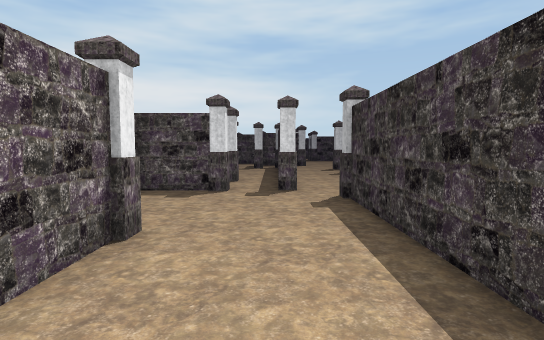
view 1 (above)

24 first-person views from a walk through a Unity game level. The camera is 1.4 m above the floor, tilts 4° down and sees 80° across. The floor is counted in squares, 1 m on a side. Each view is taken from the middle of a square. On the plan, view 1 faces up. The plan holds only what a view shows up to about 15 squares ahead; the rest is blank. The place goes on beyond the plan. The player character is not drawn. Door leaves are left out, so doorways stand open.

view 2
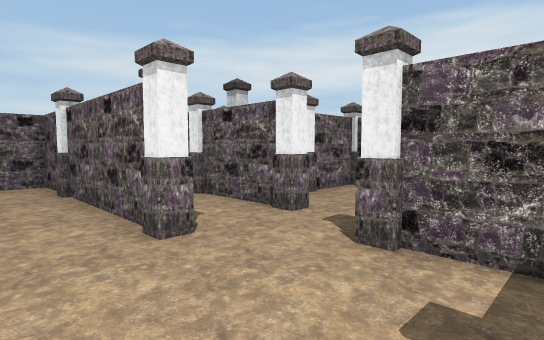

view 3
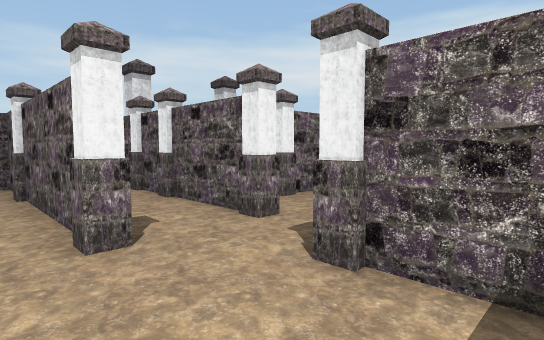

view 4
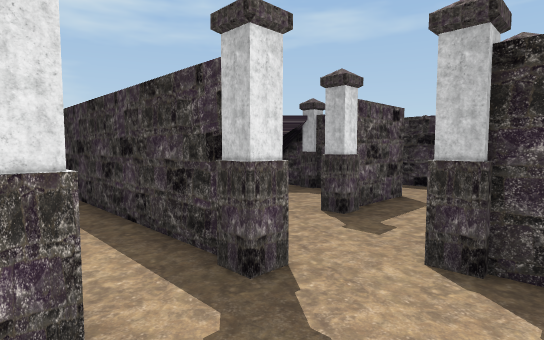

view 5
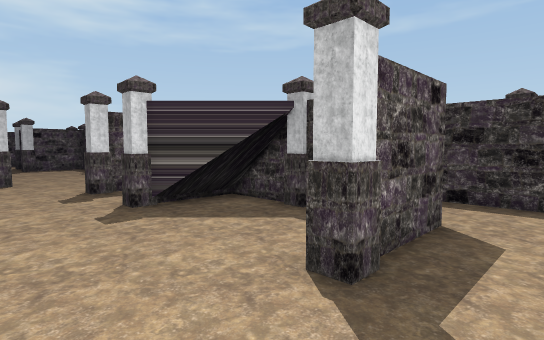

view 6
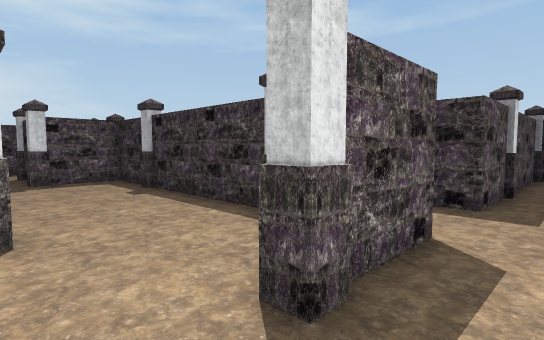

view 7
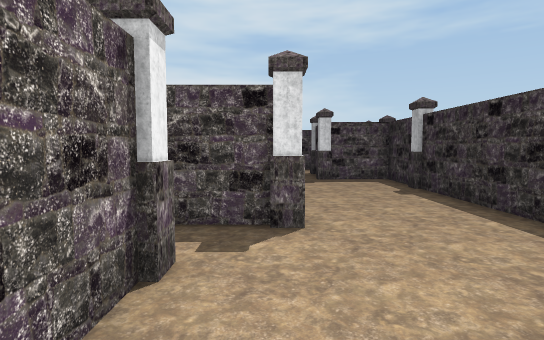

view 8
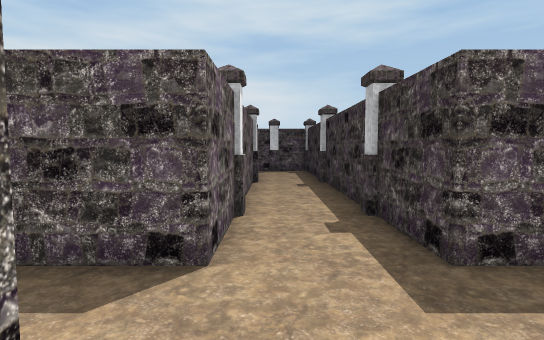

view 9
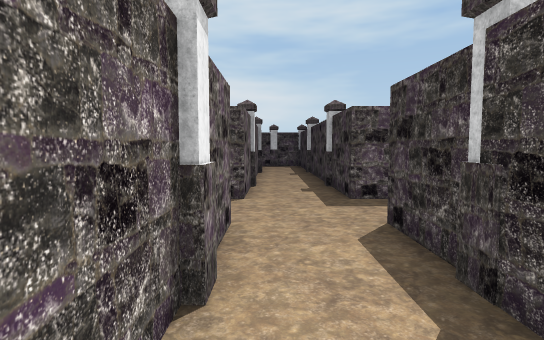

view 10
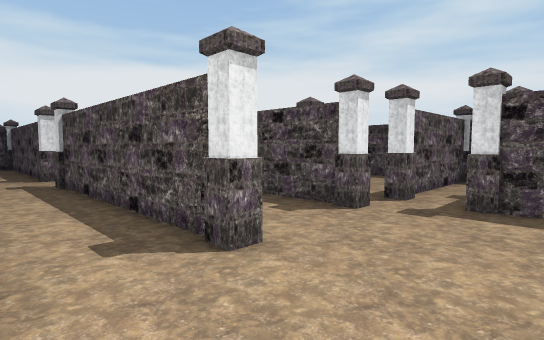

view 11
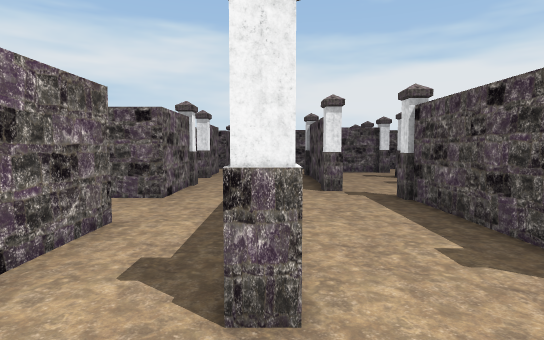

view 12
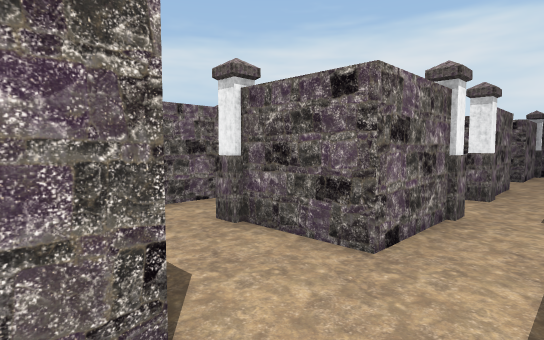

view 13
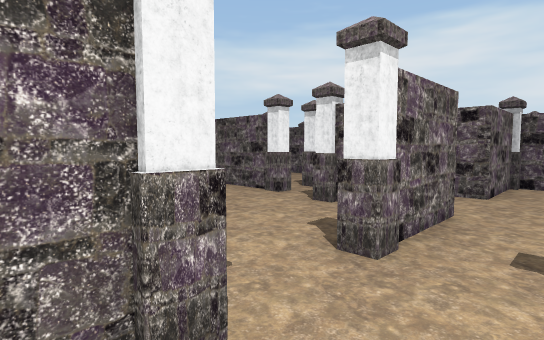

view 14
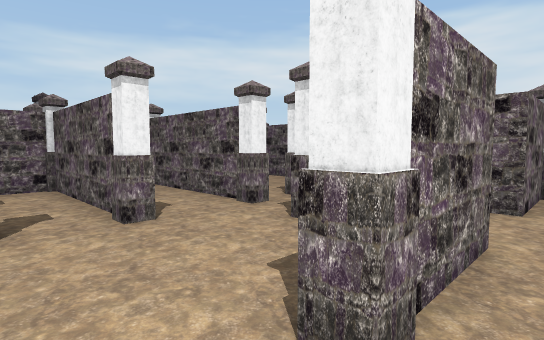

view 15
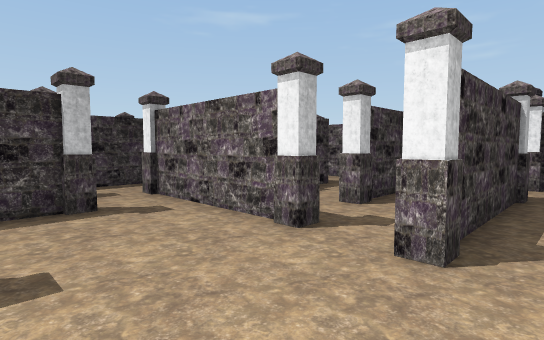

view 16
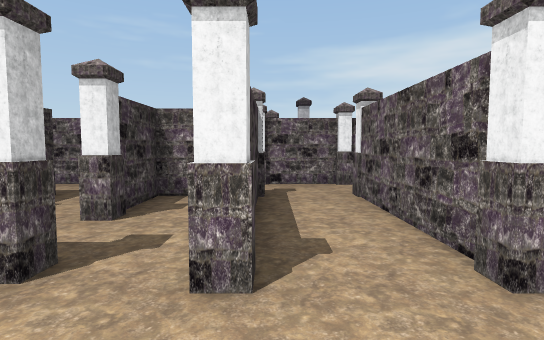

view 17
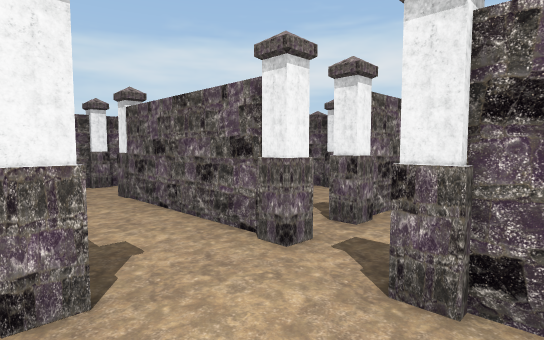

view 18
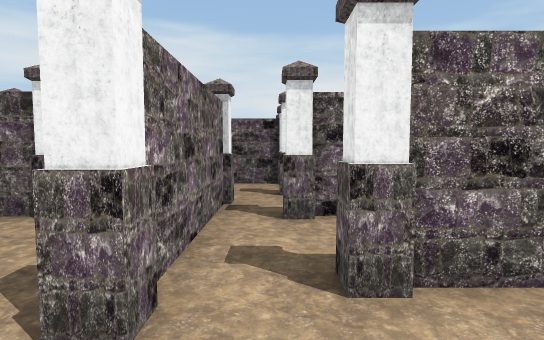

view 19
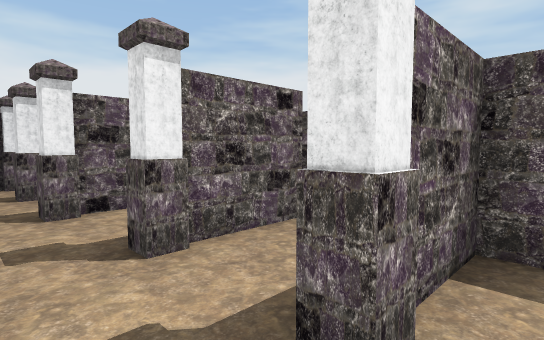

view 20
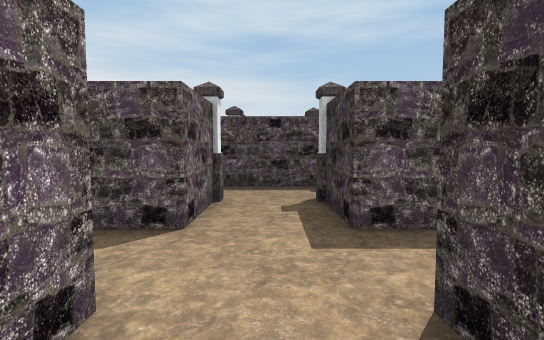

view 21
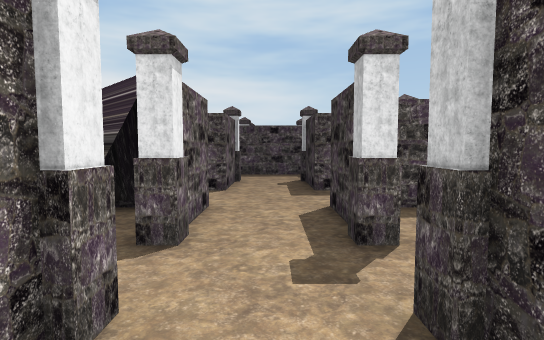

view 22
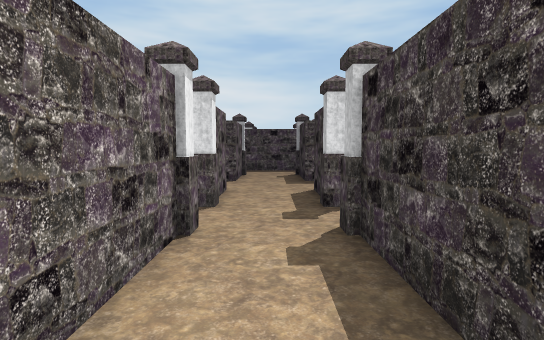

view 23
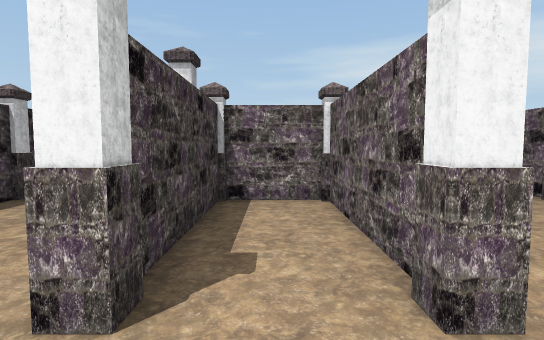

view 24
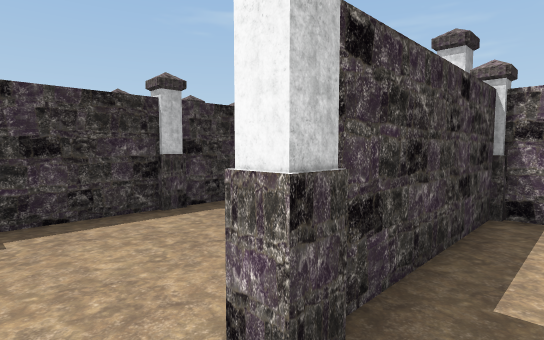

### Floor plan
Key: @ floor where view 1 was taken; # wall or solid block; . floor; C column; O other object.
Columns run from 26 left of view 1 to 11 right of it. Each row starts with its distance up from view 1.
 34                 O           C.#
 33                 ...         ..C###
 32                 ......C#####C....#..#
 31                  ................#..#
 30                 ####CC...........O..#
 29                   ...............O..O
 28        ##     ##C..C########C....O..O
 27              ....................O..O
 26       #..........................O..O
 25       C####..###C..C###..###C....O..O
 24           #..#........#.. .......C..C
 23       #.  #..#........#.. CC.....#..#
 22  C #. #C..C..C........C..O#......#..#
 21 #..C..C...................#...C###..##
 20 #....C#####C#O.#O.C.....C.# ..........
 19 #     ......O..O..C#####C.# ..........
 18        .... O..O....      # ..C###..#
 17       CC.CC O..O..CC      # ...###..#
 16       #..## O..O..#..     #.....##..#
 15       #...# O..O..# ..   .#......C..C
 14    OO##...###..CC## ..# C.#......#..#
 13    O .......C..C     ..  .#......#..#
 12       ..........      .  .#...C###..#
 11       #..###C###C    ###C.CC........#
 10      ##..# .         #............
  9      ##..#..         #......C O
  8      .CC.#C          #C.....#
  7       .........     ........#
  6       O..O.....#   .........#
  5      .OO.OO....# ...CC.CC...#
  4     ..O..O ....#..C.O..O....#
  3    .. O..O  ...C##C O..O....#
  2    .  O..O  ...#    C..O....
  1   ..  O..O   ..#    CC O..
  0 OO.   O..O    .#    O. O..@
 -1 #.    ####O    C    CC C..
 -2 #              #    #  #..

Positions as (right, up) in squares from view 1, and headings:
1: (0, 0), facing up
2: (0, 10), facing down-left
3: (-1, 10), facing down-left
4: (-2, 8), facing up-right
5: (1, 10), facing up-right
6: (2, 19), facing up-right
7: (2, 19), facing up
8: (8, 17), facing up
9: (8, 12), facing up
10: (6, 25), facing up-left
11: (5, 28), facing left
12: (0, 27), facing down-left
13: (-6, 27), facing down-left
14: (-8, 26), facing down-left
15: (-12, 24), facing down-right
16: (-11, 23), facing down
17: (-10, 23), facing down-left
18: (-13, 21), facing left
19: (-12, 20), facing up-left
20: (-18, 8), facing up
21: (-18, 3), facing up
22: (-18, 0), facing up
23: (-18, 8), facing down
24: (-18, 7), facing down-right
